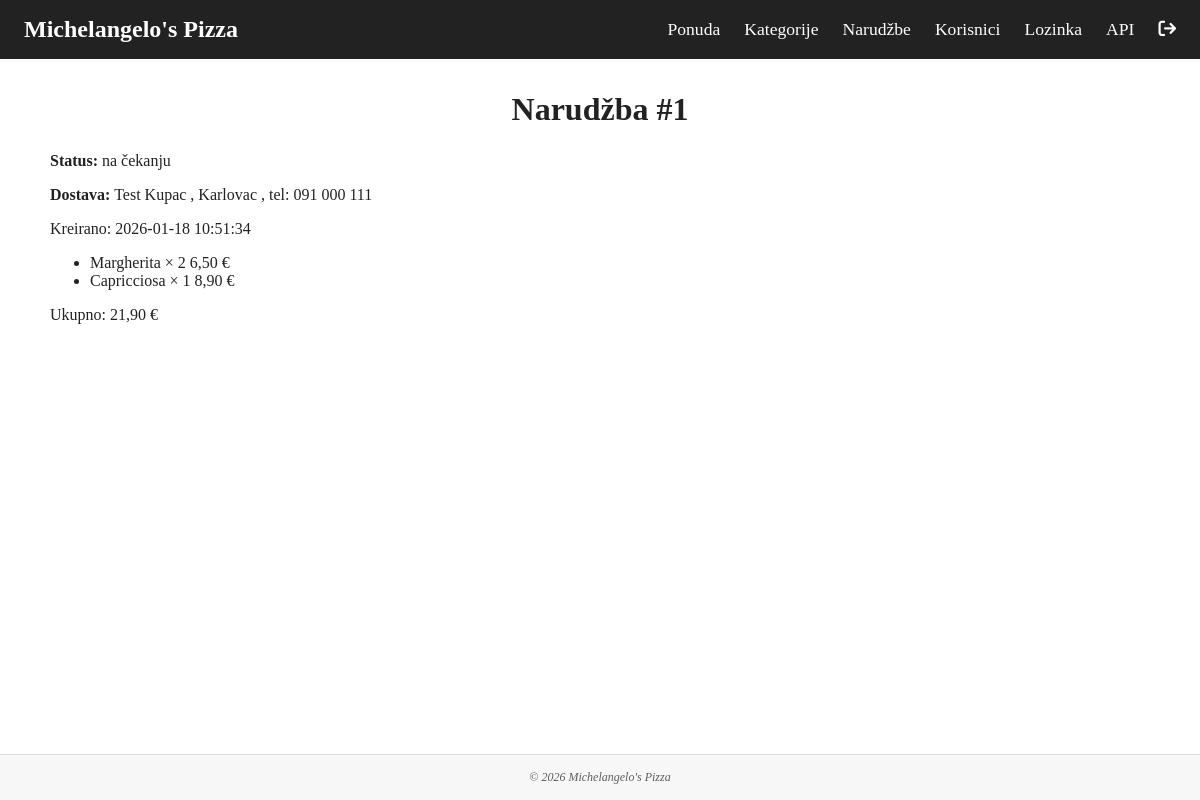
The app's page /narudzba_detalj.php?id=1 (signed in) with its own data.
### tables this page shows
CREATE TABLE orders (
  id INT UNSIGNED AUTO_INCREMENT PRIMARY KEY,
  customer_name VARCHAR(255) NOT NULL,
  phone VARCHAR(100) NOT NULL,
  city VARCHAR(100) NOT NULL,
  postcode VARCHAR(16) DEFAULT NULL,
  total DECIMAL(8,2) NOT NULL DEFAULT 0.00,
  status VARCHAR(32) NOT NULL DEFAULT 'pending',
  order_secret VARCHAR(64) NOT NULL,
  created_at TIMESTAMP NOT NULL DEFAULT CURRENT_TIMESTAMP,
  INDEX idx_status (status)
);

CREATE TABLE order_items (
  id INT UNSIGNED AUTO_INCREMENT PRIMARY KEY,
  order_id INT UNSIGNED NOT NULL,
  pizza_id INT UNSIGNED NOT NULL,
  qty INT UNSIGNED NOT NULL,
  unit_price DECIMAL(8,2) NOT NULL,
  CONSTRAINT fk_order_items_order
    FOREIGN KEY (order_id)
    REFERENCES orders(id)
    ON DELETE CASCADE
    ON UPDATE CASCADE,
  CONSTRAINT fk_order_items_pizza
    FOREIGN KEY (pizza_id)
    REFERENCES pizzas(id)
    ON DELETE RESTRICT
    ON UPDATE CASCADE
);

### konfigBP.php (called while the page is built, shortened)
<?php
function h(string $s): string {
    return htmlspecialchars($s, ENT_QUOTES, 'UTF-8');
}

### narudzba_detalj.php (the view, shortened to what this page needs)
<?php
require_once __DIR__ . '/konfigBP.php';
$pdo = db();
$id     = isset($_GET['id']) && ctype_digit($_GET['id']) ? (int)$_GET['id'] : 0;
if (is_admin()) {
  $stmt = $pdo->prepare(
    'SELECT id, customer_name, phone, city,
                status, total, created_at
        FROM orders
        WHERE id = ?
        LIMIT 1'
  );
  $stmt->execute([$id]);
}
$order = $stmt->fetch(PDO::FETCH_ASSOC);
$itemStmt = $pdo->prepare(
  'SELECT
        COALESCE(p.name, "(pizza obrisana)") AS pizza_name,
        oi.qty,
        COALESCE(p.price, 0.00) AS unit_price
    FROM order_items oi
    LEFT JOIN pizzas p ON p.id = oi.pizza_id
    WHERE oi.order_id = ?
    ORDER BY oi.id'
);
$itemStmt->execute([$order['id']]);
$items = $itemStmt->fetchAll(PDO::FETCH_ASSOC);
$status_map = [
  'pending'    => 'na čekanju',
  'confirmed'  => 'potvrđeno',
  'preparing'  => 'priprema',
  'delivering' => 'u dostavi',
  'done'       => 'gotovo',
  'canceled'   => 'otkazano',
];
$status_hr = $status_map[$order['status']] ?? $order['status'];
require_once __DIR__ . '/zaglavlje.php';
?>
<div class="admin-wrap">
  <h1>Narudžba #<?= h($order['id']) ?></h1>
  <p class="order-status">
    <strong>Status:</strong> <?= h($status_hr) ?>
  </p>
  <p class="order-delivery">
    <strong>Dostava:</strong>
    <?= h($order['customer_name']) ?>
    <?= $order['city'] ? ', ' . h($order['city']) : '' ?>
    <?= $order['phone'] ? ', tel: ' . h($order['phone']) : '' ?>
  </p>
  <?php if ($order['created_at']): ?>
    <p class="order-date">
      Kreirano: <?= h($order['created_at']) ?>
    </p>
  <?php endif; ?>
  <ul class="order-items">
    <?php foreach ($items as $it): ?>
      <li>
        <span><?= h($it['pizza_name']) ?> × <?= h($it['qty']) ?></span>
        <span><?= h(number_format((float)$it['unit_price'], 2, ',', '.')) ?> €</span>
      </li>
    <?php endforeach; ?>
  </ul>
  <p class="order-total">
    Ukupno:
    <?= h(number_format((float)$order['total'], 2, ',', '.')) ?> €
  </p>
</div>
<?php require_once __DIR__ . '/podnozje.php'; ?>

### style.css (style rules this page uses)
* { box-sizing: border-box; font-family: 'Comic Sans MS', Times, serif; }
body { margin: 0; display: flex; flex-direction: column; min-height: 100vh; background: #fff; color: #222; }
.admin-wrap { max-width: 1100px; margin: 2rem auto; }
.admin-wrap > h1 { text-align: center; margin-bottom: 24px; }

### records on screen
orders: id "1", status "na čekanju", customer_name "Test Kupac", city "Karlovac", phone "091 000 111", created_at "2026-01-18 10:51:34", total "21,90"
order_items: pizza_name "Margherita", qty "2", unit_price "6,50"
order_items: pizza_name "Capricciosa", qty "1", unit_price "8,90"
